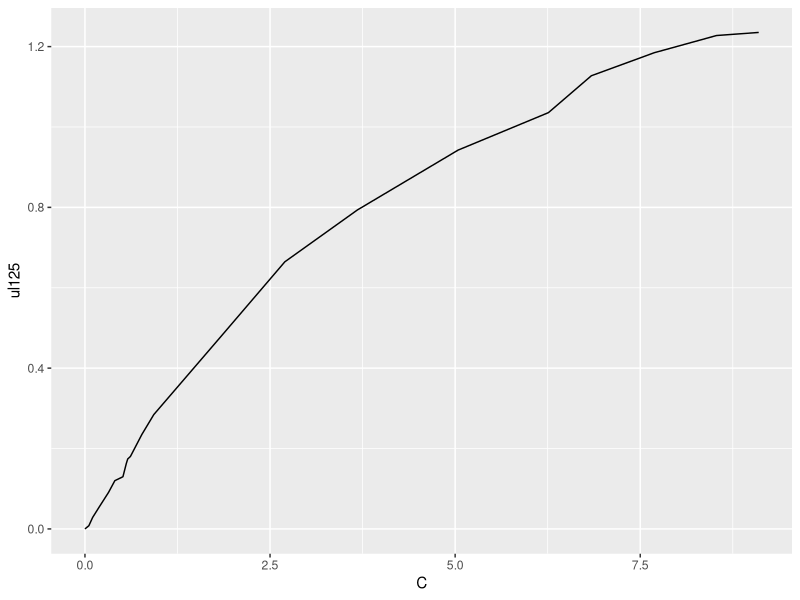
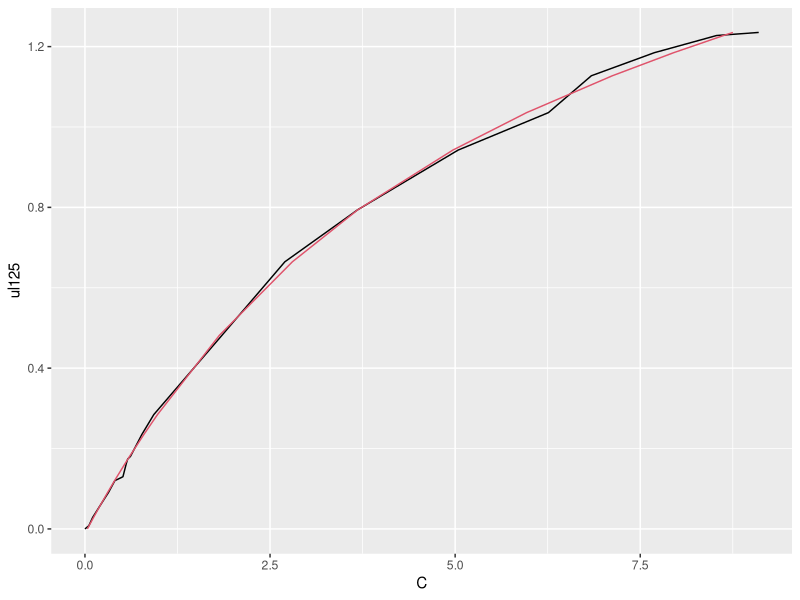

Write R code to recreate these figures, in order.
##### PATH LENGTH CORRECTION EXPLORATION
##### Author  : Saurin Parikh (dr.saurin.parikh@gmail.com)
##### Date    : 05/23/2019

##### INITIALIZATION
#install.packages("readxl")
library(readxl)
library(ggplot2)

d <- read_excel("rawData/pathlengthdata.xlsx",col_types = "numeric")
colnames(d) <- c('ul80','ul100','ul125','ul150','C')

fit <- lm(C~ul125+I(ul125^2)+I(ul125^3)+I(ul125^4), data=d)
pC <- predict(fit)

qplot(C, ul125, data=d, geom="line")
last_plot() + geom_line(aes(x=pC, y=ul125), col=2)

summary(fit)$r.squared
summary(fit)$adj.r.squared
